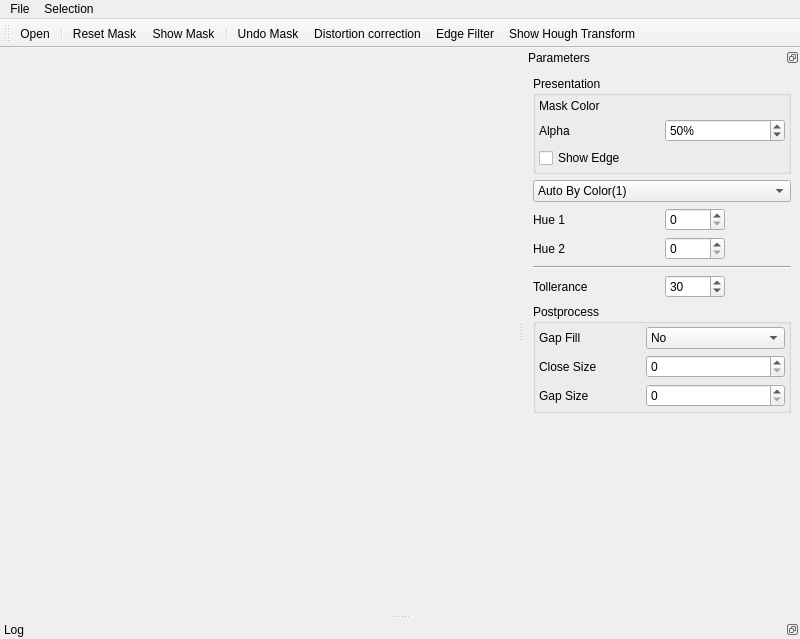
<?xml version="1.0" encoding="UTF-8"?>
<ui version="4.0">
 <class>TestbedMainWindowClass</class>
 <widget class="QMainWindow" name="TestbedMainWindowClass">
  <property name="geometry">
   <rect>
    <x>0</x>
    <y>0</y>
    <width>800</width>
    <height>639</height>
   </rect>
  </property>
  <property name="windowTitle">
   <string>MainWindow</string>
  </property>
  <widget class="QWidget" name="centralwidget"/>
  <widget class="QMenuBar" name="menubar">
   <property name="geometry">
    <rect>
     <x>0</x>
     <y>0</y>
     <width>800</width>
     <height>25</height>
    </rect>
   </property>
   <widget class="QMenu" name="menuFile">
    <property name="title">
     <string>File</string>
    </property>
    <addaction name="actionOpen"/>
    <addaction name="actionQuit"/>
   </widget>
   <widget class="QMenu" name="menuSelection">
    <property name="title">
     <string>Selection</string>
    </property>
    <addaction name="actionResetMask"/>
   </widget>
   <addaction name="menuFile"/>
   <addaction name="menuSelection"/>
  </widget>
  <widget class="QDockWidget" name="parametersWidget">
   <property name="minimumSize">
    <size>
     <width>276</width>
     <height>415</height>
    </size>
   </property>
   <property name="features">
    <set>QDockWidget::DockWidgetFloatable|QDockWidget::DockWidgetMovable</set>
   </property>
   <property name="windowTitle">
    <string>Parameters</string>
   </property>
   <attribute name="dockWidgetArea">
    <number>2</number>
   </attribute>
   <widget class="QWidget" name="dockWidgetContents_2">
    <layout class="QGridLayout" name="gridLayout">
     <item row="7" column="2">
      <spacer name="verticalSpacer">
       <property name="orientation">
        <enum>Qt::Vertical</enum>
       </property>
       <property name="sizeHint" stdset="0">
        <size>
         <width>20</width>
         <height>40</height>
        </size>
       </property>
      </spacer>
     </item>
     <item row="1" column="0" colspan="4">
      <widget class="QComboBox" name="maskComboBox">
       <property name="currentIndex">
        <number>2</number>
       </property>
       <item>
        <property name="text">
         <string>Hue Mask</string>
        </property>
       </item>
       <item>
        <property name="text">
         <string>Auto By Color</string>
        </property>
       </item>
       <item>
        <property name="text">
         <string>Auto By Color(1)</string>
        </property>
       </item>
      </widget>
     </item>
     <item row="2" column="2">
      <widget class="QSpinBox" name="hue1SpinBox">
       <property name="maximum">
        <number>360</number>
       </property>
      </widget>
     </item>
     <item row="3" column="2">
      <widget class="QSpinBox" name="hue2SpinBox">
       <property name="maximum">
        <number>360</number>
       </property>
      </widget>
     </item>
     <item row="2" column="0" colspan="2">
      <widget class="QLabel" name="label">
       <property name="text">
        <string>Hue 1</string>
       </property>
      </widget>
     </item>
     <item row="3" column="0" colspan="2">
      <widget class="QLabel" name="label_2">
       <property name="text">
        <string>Hue 2</string>
       </property>
      </widget>
     </item>
     <item row="4" column="0" colspan="4">
      <widget class="Line" name="line">
       <property name="orientation">
        <enum>Qt::Horizontal</enum>
       </property>
      </widget>
     </item>
     <item row="5" column="0">
      <widget class="QLabel" name="label_3">
       <property name="text">
        <string>Tollerance</string>
       </property>
      </widget>
     </item>
     <item row="5" column="2">
      <widget class="QSpinBox" name="toleranceSpinBox">
       <property name="maximum">
        <number>900</number>
       </property>
       <property name="value">
        <number>30</number>
       </property>
      </widget>
     </item>
     <item row="0" column="0" colspan="4">
      <widget class="QGroupBox" name="groupBox">
       <property name="title">
        <string>Presentation</string>
       </property>
       <layout class="QGridLayout" name="gridLayout_2">
        <property name="leftMargin">
         <number>3</number>
        </property>
        <property name="topMargin">
         <number>3</number>
        </property>
        <property name="rightMargin">
         <number>3</number>
        </property>
        <property name="bottomMargin">
         <number>3</number>
        </property>
        <item row="0" column="1">
         <widget class="RgbColorParametersControlWidget" name="maskColorWidget" native="true"/>
        </item>
        <item row="0" column="0">
         <widget class="QLabel" name="label_4">
          <property name="text">
           <string>Mask Color</string>
          </property>
         </widget>
        </item>
        <item row="2" column="0">
         <widget class="QCheckBox" name="showEdgeCheckBox">
          <property name="text">
           <string>Show Edge</string>
          </property>
         </widget>
        </item>
        <item row="1" column="0">
         <widget class="QLabel" name="label_8">
          <property name="text">
           <string>Alpha</string>
          </property>
         </widget>
        </item>
        <item row="1" column="1">
         <widget class="QSpinBox" name="maskAlphaSpinBox">
          <property name="suffix">
           <string>%</string>
          </property>
          <property name="maximum">
           <number>100</number>
          </property>
          <property name="value">
           <number>50</number>
          </property>
         </widget>
        </item>
       </layout>
      </widget>
     </item>
     <item row="6" column="0" colspan="4">
      <widget class="QGroupBox" name="groupBox_2">
       <property name="title">
        <string>Postprocess</string>
       </property>
       <layout class="QGridLayout" name="gridLayout_3">
        <property name="leftMargin">
         <number>3</number>
        </property>
        <property name="topMargin">
         <number>3</number>
        </property>
        <property name="rightMargin">
         <number>3</number>
        </property>
        <property name="bottomMargin">
         <number>3</number>
        </property>
        <item row="0" column="0">
         <widget class="QLabel" name="label_5">
          <property name="text">
           <string>Gap Fill</string>
          </property>
         </widget>
        </item>
        <item row="0" column="1">
         <widget class="QComboBox" name="postFillComboBox">
          <item>
           <property name="text">
            <string>No</string>
           </property>
          </item>
          <item>
           <property name="text">
            <string>Fill with morphology</string>
           </property>
          </item>
          <item>
           <property name="text">
            <string>Fill small gaps</string>
           </property>
          </item>
         </widget>
        </item>
        <item row="1" column="0">
         <widget class="QLabel" name="label_6">
          <property name="text">
           <string>Close Size</string>
          </property>
         </widget>
        </item>
        <item row="1" column="1">
         <widget class="QSpinBox" name="fillCloseSizeSpinBox"/>
        </item>
        <item row="2" column="0">
         <widget class="QLabel" name="label_7">
          <property name="text">
           <string>Gap Size</string>
          </property>
         </widget>
        </item>
        <item row="2" column="1">
         <widget class="QSpinBox" name="fillGapSizeSpinBox"/>
        </item>
       </layout>
      </widget>
     </item>
    </layout>
   </widget>
  </widget>
  <widget class="QToolBar" name="toolBar">
   <property name="minimumSize">
    <size>
     <width>22</width>
     <height>22</height>
    </size>
   </property>
   <property name="windowTitle">
    <string>toolBar</string>
   </property>
   <attribute name="toolBarArea">
    <enum>TopToolBarArea</enum>
   </attribute>
   <attribute name="toolBarBreak">
    <bool>false</bool>
   </attribute>
   <addaction name="actionOpen"/>
   <addaction name="separator"/>
   <addaction name="actionResetMask"/>
   <addaction name="actionShowMask"/>
   <addaction name="separator"/>
   <addaction name="actionUndoMask"/>
   <addaction name="actionDistortionCorrection"/>
   <addaction name="actionToggleEdgeFilter"/>
   <addaction name="actionShowHoughTransform"/>
  </widget>
  <widget class="QDockWidget" name="logWidget_2">
   <property name="features">
    <set>QDockWidget::DockWidgetFloatable|QDockWidget::DockWidgetMovable</set>
   </property>
   <property name="windowTitle">
    <string>Log</string>
   </property>
   <attribute name="dockWidgetArea">
    <number>8</number>
   </attribute>
   <widget class="QWidget" name="dockWidgetContents_3"/>
  </widget>
  <action name="actionOpen">
   <property name="icon">
    <iconset resource="../../../resources/main.qrc">
     <normaloff>:/new/prefix1/remove.png</normaloff>:/new/prefix1/remove.png</iconset>
   </property>
   <property name="text">
    <string>Open</string>
   </property>
  </action>
  <action name="actionQuit">
   <property name="text">
    <string>Quit</string>
   </property>
  </action>
  <action name="actionResetMask">
   <property name="icon">
    <iconset resource="../../../resources/main.qrc">
     <normaloff>:/new/prefix1/bullet_blue.png</normaloff>:/new/prefix1/bullet_blue.png</iconset>
   </property>
   <property name="text">
    <string>Reset Mask</string>
   </property>
  </action>
  <action name="actionShowMask">
   <property name="checkable">
    <bool>true</bool>
   </property>
   <property name="icon">
    <iconset resource="../../../resources/main.qrc">
     <normaloff>:/new/prefix1/select.png</normaloff>:/new/prefix1/select.png</iconset>
   </property>
   <property name="text">
    <string>Show Mask</string>
   </property>
  </action>
  <action name="actionUndoMask">
   <property name="icon">
    <iconset resource="../../../resources/main.qrc">
     <normaloff>:/new/prefix1/back_alt.png</normaloff>:/new/prefix1/back_alt.png</iconset>
   </property>
   <property name="text">
    <string>Undo Mask</string>
   </property>
  </action>
  <action name="actionDistortionCorrection">
   <property name="icon">
    <iconset resource="../../../resources/main.qrc">
     <normaloff>:/new/prefix1/sphere.png</normaloff>:/new/prefix1/sphere.png</iconset>
   </property>
   <property name="text">
    <string>Distortion correction</string>
   </property>
  </action>
  <action name="actionToggleEdgeFilter">
   <property name="checkable">
    <bool>true</bool>
   </property>
   <property name="icon">
    <iconset resource="../../../resources/main.qrc">
     <normaloff>:/new/prefix1/filter.png</normaloff>:/new/prefix1/filter.png</iconset>
   </property>
   <property name="text">
    <string>Edge Filter</string>
   </property>
  </action>
  <action name="actionShowHoughTransform">
   <property name="icon">
    <iconset resource="../../../resources/main.qrc">
     <normaloff>:/new/subwindows/chart_curve.png</normaloff>:/new/subwindows/chart_curve.png</iconset>
   </property>
   <property name="text">
    <string>Show Hough Transform</string>
   </property>
  </action>
 </widget>
 <customwidgets>
  <customwidget>
   <class>RgbColorParametersControlWidget</class>
   <extends>QWidget</extends>
   <header>rgbColorParametersControlWidget.h</header>
  </customwidget>
 </customwidgets>
 <resources>
  <include location="../../../resources/main.qrc"/>
  <include location="../../../resources/main.qrc"/>
  <include location="../../../resources/main.qrc"/>
  <include location="../../../resources/main.qrc"/>
  <include location="../../../resources/main.qrc"/>
 </resources>
 <connections/>
</ui>
